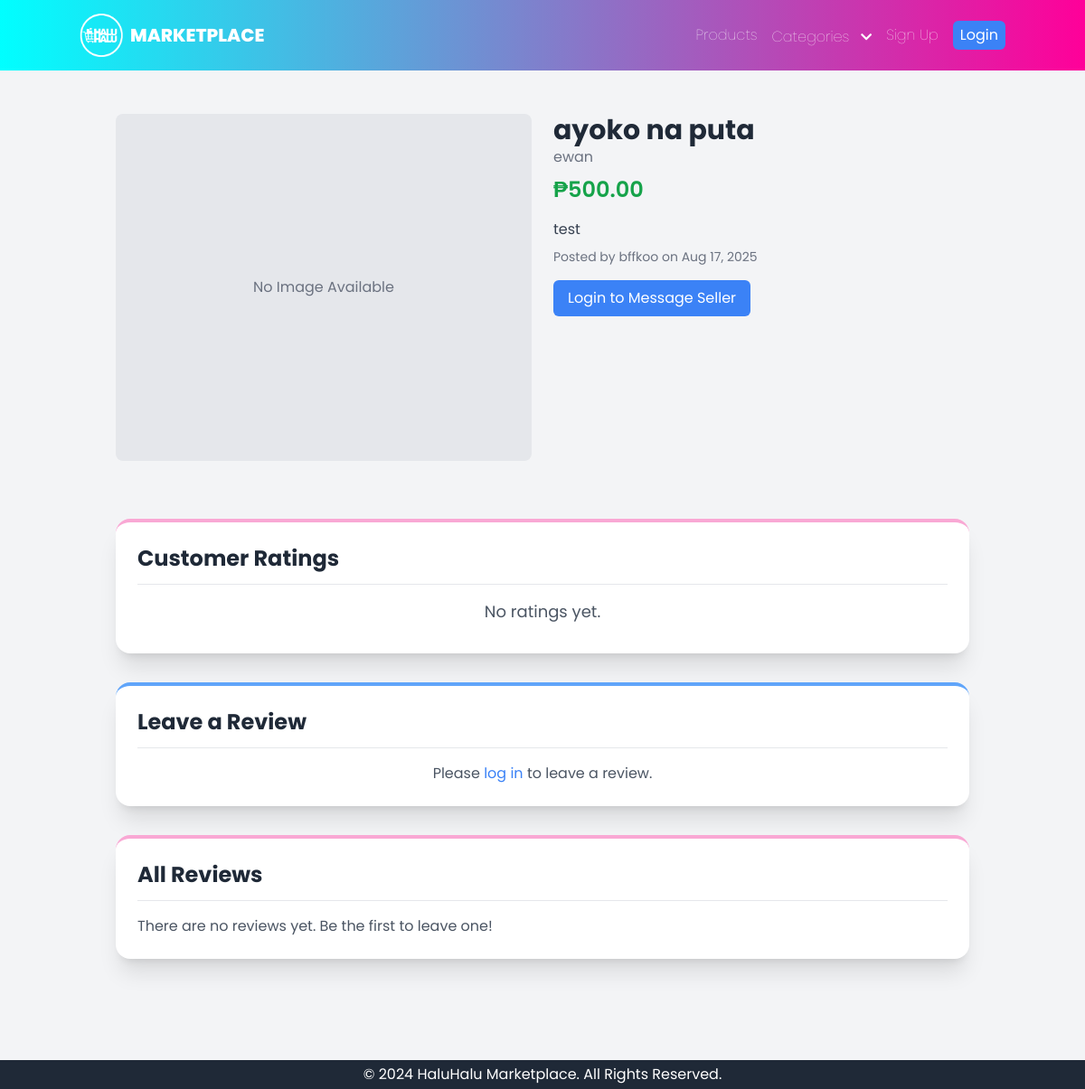
Before: /products/6/ with the older database file.
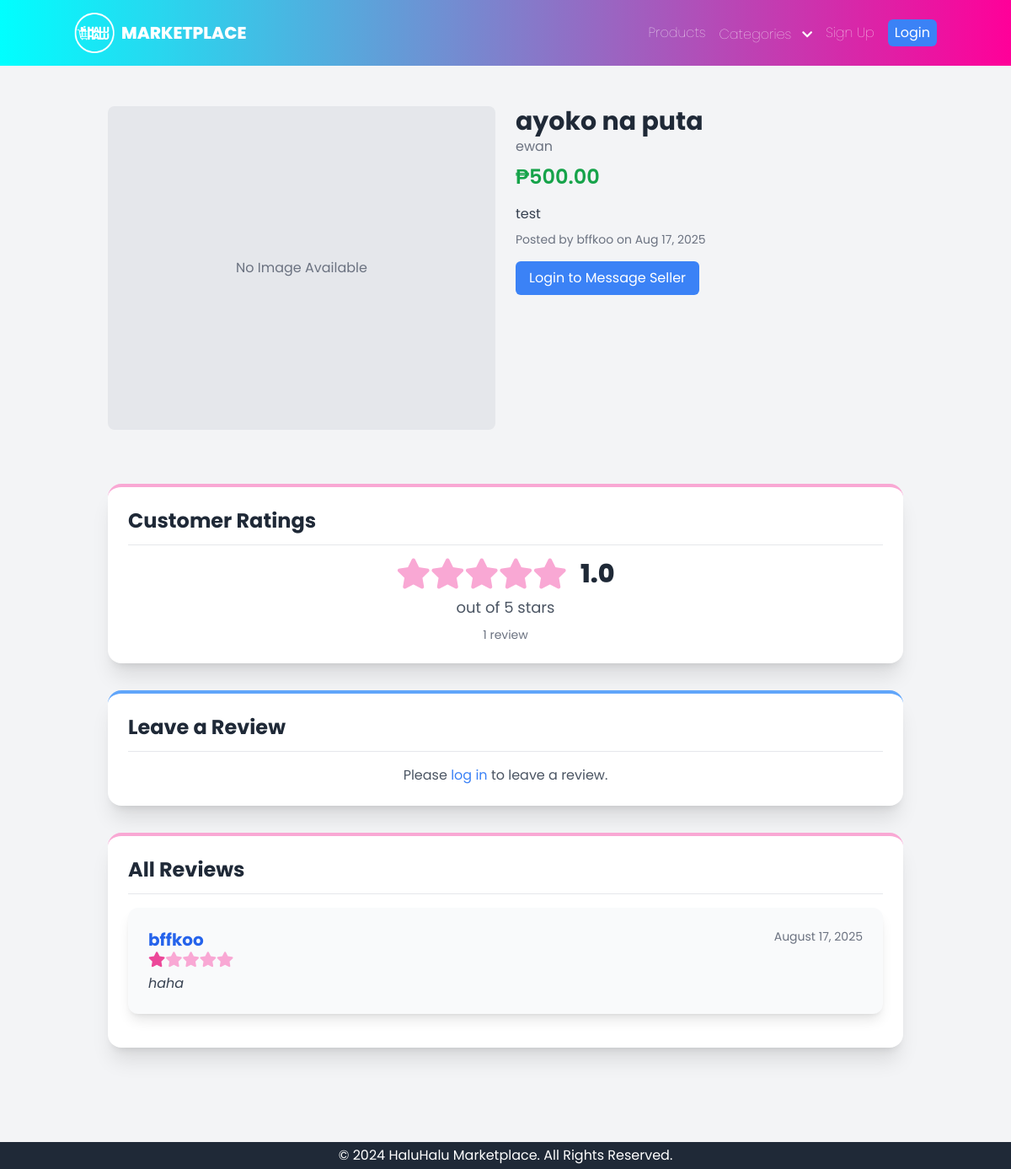
After: the same page with the newer database file.
### core/models.py (models this page shows, shortened)
class Review(models.Model):
    product = models.ForeignKey(Product, on_delete=models.CASCADE, related_name='reviews')
    author = models.ForeignKey(settings.AUTH_USER_MODEL, on_delete=models.CASCADE, related_name='reviews')
    rating = models.IntegerField(
        validators=[
            MinValueValidator(1),
            MaxValueValidator(5)
        ]
    )
    comment = models.TextField(blank=True, null=True)
    created_at = models.DateTimeField(auto_now_add=True)

class CustomUser(AbstractUser):
    profile_pic = models.ImageField(upload_to='profile_pics', null=True, blank=True)

### core/views.py (the view)
# urls.py: path('products/<int:pk>/', ProductDetailView.as_view(), name='product_detail'),
class ProductDetailView(DetailView):
    model = Product
    template_name = 'core/product_detail.html'
    context_object_name = 'product'
    def get_context_data(self, **kwargs):
        context = super().get_context_data(**kwargs)
        product = self.get_object()
        context['reviews'] = product.reviews.all().order_by('-created_at')
        context['average_rating'] = product.average_rating()
        context['review_count'] = product.review_count()
        if self.request.user.is_authenticated:
            context['has_reviewed'] = product.reviews.filter(author=self.request.user).exists()
        else:
            context['has_reviewed'] = False
        return context

### core/context_processors.py (called while the page is built)
def categories_processor(request):
    unique_categories = Product.objects.values_list('category', flat=True).distinct().order_by('category')
    return {'categories': unique_categories}

### core/models.py (called while the page is built)
    def average_rating(self):
        return self.reviews.aggregate(models.Avg('rating'))['rating__avg']

    def review_count(self):
        return self.reviews.count()

### core/templates/core/product_detail.html (shortened to what the changed rows need)
{% extends 'base.html' %}
{% load static %}
{% block content %}
<div class="container mx-auto p-4">
    <div class="grid grid-cols-1 md:grid-cols-2 gap-6">
        <div>
            <h2 class="text-3xl font-bold text-gray-800">{{ product.title }}</h2>
        </div>
    </div>
</div>
<div class="container mx-auto p-4 my-8">
    <div class="bg-white p-6 rounded-2xl shadow-xl mb-8 border-t-4 border-pink-300">
        <h4 class="text-2xl font-bold text-gray-800 mb-3">Customer Ratings</h4>
        <hr class="mb-4">
        <div class="flex flex-col items-center justify-center mb-2">
            {% if average_rating %}
                <div class="flex items-center text-4xl mb-2">
                    {% for i in "12345"|make_list %}
                        {% if forloop.counter <= average_rating|floatformat:0 %}
                            <i class="fas fa-star text-pink-500"></i>
                        {% else %}
                            <i class="fas fa-star text-pink-300"></i>
                        {% endif %}
                    {% endfor %}
                    <span class="text-gray-800 ml-4 text-3xl font-extrabold">{{ average_rating|floatformat:1 }}</span>
                </div>
                <p class="text-lg text-gray-600">out of 5 stars</p>
            {% else %}
                <p class="text-lg text-gray-600">No ratings yet.</p>
            {% endif %}
        </div>
        {% if review_count %}
            <p class="text-center text-sm text-gray-500 mt-2">{{ review_count }} review{{ review_count|pluralize }}</p>
        {% endif %}
    </div>
    <div class="bg-white p-6 rounded-2xl shadow-xl border-t-4 border-pink-300">
        <h4 class="text-2xl font-bold text-gray-800 mb-3">All Reviews</h4>
        <hr class="mb-4">
        {% if reviews %}
            {% for review in reviews %}
                <div class="bg-gray-50 p-6 rounded-xl shadow-lg mb-4">
                    <div class="flex items-start justify-between">
                        <div>
                            <h5 class="text-xl font-bold text-blue-600">{{ review.author.username }}</h5>
                            <div class="flex items-center text-lg mb-2">
                                {% for i in "12345"|make_list %}
                                    {% if forloop.counter <= review.rating %}
                                        <i class="fas fa-star text-pink-500"></i>
                                    {% else %}
                                        <i class="fas fa-star text-pink-300"></i>
                                    {% endif %}
                                {% endfor %}
                            </div>
                            {% if review.comment %}
                                <p class="text-gray-700 italic">{{ review.comment }}</p>
                            {% endif %}
                        </div>
                        <div class="flex flex-col items-end">
                            <small class="text-sm text-gray-500 mb-2">{{ review.created_at|date:"F j, Y" }}</small>
                        </div>
                    </div>
                </div>
            {% endfor %}
        {% else %}
            <p class="text-gray-600">There are no reviews yet. Be the first to leave one!</p>
        {% endif %}
    </div>
</div>
{% endblock %}

Changed rows visible on the page:
added Review: author.username "bffkoo", rating 1 (drawn), comment "haha", created_at "August 17, 2025"
Other visible differences:
{{ average_rating|floatformat:1 }}: (not shown) → "1.0"
{{ review_count }}: (not shown) → "1"
text no longer shown: "No ratings yet. There are no reviews yet. Be the first to leave one!"
text now shown: "out of 5 stars review"
